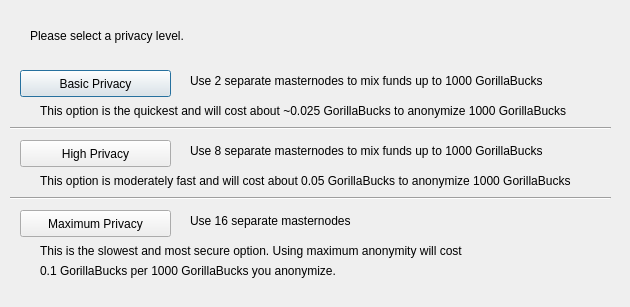
<?xml version="1.0" encoding="UTF-8"?>
<ui version="4.0">
 <class>DarksendConfig</class>
 <widget class="QDialog" name="DarksendConfig">
  <property name="geometry">
   <rect>
    <x>0</x>
    <y>0</y>
    <width>630</width>
    <height>307</height>
   </rect>
  </property>
  <property name="windowTitle">
   <string>Configure Darksend</string>
  </property>
  <widget class="QPushButton" name="buttonBasic">
   <property name="geometry">
    <rect>
     <x>20</x>
     <y>70</y>
     <width>151</width>
     <height>27</height>
    </rect>
   </property>
   <property name="text">
    <string>Basic Privacy</string>
   </property>
  </widget>
  <widget class="QPushButton" name="buttonHigh">
   <property name="geometry">
    <rect>
     <x>20</x>
     <y>140</y>
     <width>151</width>
     <height>27</height>
    </rect>
   </property>
   <property name="text">
    <string>High Privacy</string>
   </property>
  </widget>
  <widget class="QPushButton" name="buttonMax">
   <property name="geometry">
    <rect>
     <x>20</x>
     <y>210</y>
     <width>151</width>
     <height>27</height>
    </rect>
   </property>
   <property name="text">
    <string>Maximum Privacy</string>
   </property>
  </widget>
  <widget class="QLabel" name="label">
   <property name="geometry">
    <rect>
     <x>30</x>
     <y>20</y>
     <width>571</width>
     <height>31</height>
    </rect>
   </property>
   <property name="text">
    <string>Please select a privacy level.</string>
   </property>
  </widget>
  <widget class="QLabel" name="label_2">
   <property name="geometry">
    <rect>
     <x>190</x>
     <y>70</y>
     <width>421</width>
     <height>21</height>
    </rect>
   </property>
   <property name="text">
    <string>Use 2 separate masternodes to mix funds up to 1000 GorillaBucks</string>
   </property>
  </widget>
  <widget class="QLabel" name="label_3">
   <property name="geometry">
    <rect>
     <x>190</x>
     <y>140</y>
     <width>411</width>
     <height>21</height>
    </rect>
   </property>
   <property name="text">
    <string>Use 8 separate masternodes to mix funds up to 1000 GorillaBucks</string>
   </property>
  </widget>
  <widget class="QLabel" name="label_4">
   <property name="geometry">
    <rect>
     <x>190</x>
     <y>210</y>
     <width>421</width>
     <height>21</height>
    </rect>
   </property>
   <property name="text">
    <string>Use 16 separate masternodes</string>
   </property>
  </widget>
  <widget class="QLabel" name="label_6">
   <property name="geometry">
    <rect>
     <x>40</x>
     <y>100</y>
     <width>561</width>
     <height>21</height>
    </rect>
   </property>
   <property name="text">
    <string>This option is the quickest and will cost about ~0.025 GorillaBucks to anonymize 1000 GorillaBucks</string>
   </property>
  </widget>
  <widget class="QLabel" name="label_7">
   <property name="geometry">
    <rect>
     <x>40</x>
     <y>170</y>
     <width>561</width>
     <height>21</height>
    </rect>
   </property>
   <property name="text">
    <string>This option is moderately fast and will cost about 0.05 GorillaBucks to anonymize 1000 GorillaBucks</string>
   </property>
  </widget>
  <widget class="QLabel" name="label_8">
   <property name="geometry">
    <rect>
     <x>40</x>
     <y>240</y>
     <width>561</width>
     <height>21</height>
    </rect>
   </property>
   <property name="text">
    <string>This is the slowest and most secure option. Using maximum anonymity will cost</string>
   </property>
  </widget>
  <widget class="QLabel" name="label_9">
   <property name="geometry">
    <rect>
     <x>40</x>
     <y>260</y>
     <width>561</width>
     <height>21</height>
    </rect>
   </property>
   <property name="text">
    <string>0.1 GorillaBucks per 1000 GorillaBucks you anonymize.</string>
   </property>
  </widget>
  <widget class="Line" name="line">
   <property name="geometry">
    <rect>
     <x>10</x>
     <y>120</y>
     <width>601</width>
     <height>16</height>
    </rect>
   </property>
   <property name="orientation">
    <enum>Qt::Horizontal</enum>
   </property>
  </widget>
  <widget class="Line" name="line_2">
   <property name="geometry">
    <rect>
     <x>10</x>
     <y>190</y>
     <width>601</width>
     <height>16</height>
    </rect>
   </property>
   <property name="orientation">
    <enum>Qt::Horizontal</enum>
   </property>
  </widget>
 </widget>
 <resources/>
 <connections/>
</ui>
